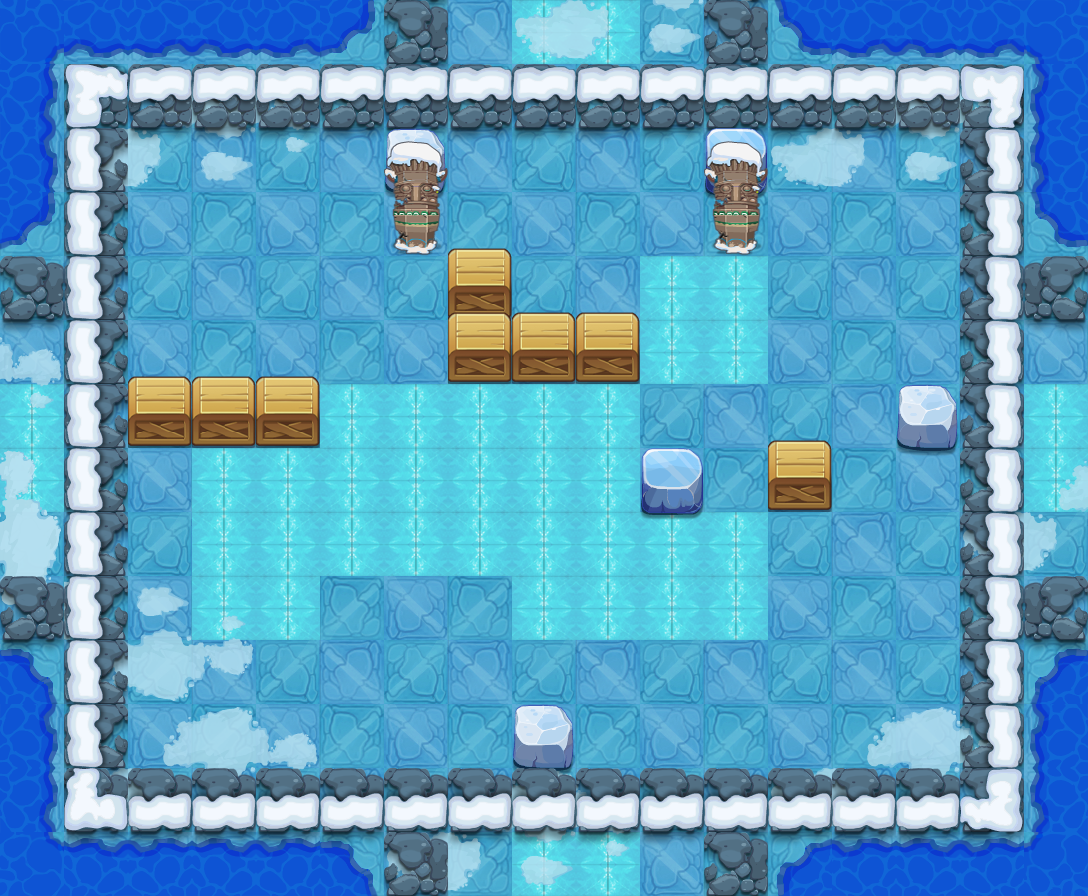

Below is a game level as drawn by its tile map, then a one-line description and the .tmx that defines it (tile-layer data replaced by summaries):
An orthogonal 17x14 tile map with 64x64 px tiles, 12 tile layers (PASS, 块层 2, 块层 17, 块层 16, ...) and 10 objects (6x TRAP, 3x xhdjmr3, PLAYER).

<map version="1.0" orientation="orthogonal" width="17" height="14" tilewidth="64" tileheight="64">
 <properties>
  <property name="DESTRY1" value="96" />
  <property name="DESTRY2" value="98" />
  <property name="DESTRY3" value="219" />
  <property name="DESTRY4" value="119" />
  <property name="DESTRY_COUNT" value="4" />
  <property name="EXP" value="1265" />
  <property name="ITEM" value="D049" />
  <property name="LOSE_SCRIPT" value="" />
  <property name="MONEY" value="1898" />
  <property name="START_SCRIPT" value="" />
  <property name="WIN_SCRIPT" value="" />
 </properties>
 <tileset firstgid="1" name="jdbl2" tilewidth="64" tileheight="64">
  <image source="jdbl2-hd.png" width="1000" height="1000" />
 </tileset>
 <layer name="PASS" width="17" height="14">
  <data>[238 cells, 125 non-empty, 10 distinct tile ids]</data>
 </layer>
 <layer name="块层 2" width="17" height="14">
  <data>[238 cells, 152 non-empty, 13 distinct tile ids]</data>
 </layer>
 <layer name="块层 17" width="17" height="14">
  <data>[238 cells, 42 non-empty, 8 distinct tile ids]</data>
 </layer>
 <layer name="块层 16" width="17" height="14">
  <data>[238 cells, 63 non-empty, 3 distinct tile ids]</data>
 </layer>
 <layer name="块层 3" width="17" height="14">
  <data>[238 cells, 58 non-empty, 1 distinct tile ids]</data>
 </layer>
 <layer name="块层 4" width="17" height="14">
  <data>[238 cells, 50 non-empty, 2 distinct tile ids]</data>
 </layer>
 <layer name="块层 5" width="17" height="14">
  <data>[238 cells, 15 non-empty, 4 distinct tile ids]</data>
 </layer>
 <layer name="SHELTER 6" width="17" height="14">
  <data>[238 cells, 1 non-empty, 1 distinct tile ids]</data>
 </layer>
 <layer name="SHELTER 5" width="17" height="14">
  <data>[238 cells, 3 non-empty, 1 distinct tile ids]</data>
 </layer>
 <layer name="SHELTER 4" width="17" height="14">
  <data>[238 cells, 3 non-empty, 1 distinct tile ids]</data>
 </layer>
 <layer name="SHELTER 3" width="17" height="14">
  <data>[238 cells, 1 non-empty, 1 distinct tile ids]</data>
 </layer>
 <layer name="SHELTER 2" width="17" height="14">
  <data>[238 cells, 2 non-empty, 1 distinct tile ids]</data>
 </layer>
 <objectgroup name="对象层 1" width="34" height="28">
  <object name="PLAYER" type="PLAYER" x="128" y="128" width="64" height="64" />
  <object name="xhdjmr3" x="256" y="640" width="64" height="64">
   <properties>
    <property name="lua_ai" value="monster_xhdjmr_ai" />
    <property name="quality" value="xhdjmr3.quality" />
   </properties>
  </object>
  <object name="xhdjmr3" x="832" y="576" width="64" height="64">
   <properties>
    <property name="lua_ai" value="monster_xhdjmr_ai" />
    <property name="quality" value="xhdjmr3.quality" />
   </properties>
  </object>
  <object name="xhdjmr3" x="512" y="192" width="64" height="64">
   <properties>
    <property name="lua_ai" value="monster_xhdjmr_ai" />
    <property name="quality" value="xhdjmr3.quality" />
   </properties>
  </object>
  <object name="ice_road" type="TRAP" x="192" y="448" width="128" height="192">
   <properties>
    <property name="lua_ai" value="ice_road_ai" />
   </properties>
  </object>
  <object name="ice_road" type="TRAP" x="320" y="384" width="320" height="192">
   <properties>
    <property name="lua_ai" value="ice_road_ai" />
   </properties>
  </object>
  <object name="ice_road" type="TRAP" x="512" y="512" width="256" height="128">
   <properties>
    <property name="lua_ai" value="ice_road_ai" />
   </properties>
  </object>
  <object name="ice_road" type="TRAP" x="640" y="256" width="128" height="128">
   <properties>
    <property name="lua_ai" value="ice_road_ai" />
   </properties>
  </object>
  <object name="zi_dan_left1" type="TRAP" x="832" y="384" width="64" height="64">
   <properties>
    <property name="trap_ani" value="fire_cat_left.actor" />
    <property name="trap_delay" value="2" />
    <property name="trap_id" value="0" />
    <property name="trap_script" value="trap(&quot;zi_dan_left1&quot;):setAtkPower(target(&quot;PLAYER&quot;):getHP()*0.1);trap(&quot;zi_dan_left1&quot;):turnLeft(); trap(&quot;zi_dan_left1&quot;):getAI():getActions():addObject( AIUseSkill:create(   SkillLua:create(&quot;skill_0001&quot;)  )  );" />
    <property name="trap_start_mode" value="2" />
    <property name="trap_state" value="open" />
   </properties>
  </object>
  <object name="zi_dan_right1" type="TRAP" x="128" y="576" width="64" height="64">
   <properties>
    <property name="trap_ani" value="fire_cat_right.actor" />
    <property name="trap_delay" value="2" />
    <property name="trap_id" value="0" />
    <property name="trap_script" value="trap(&quot;zi_dan_right1&quot;):setAtkPower(target(&quot;PLAYER&quot;):getHP()*0.1);trap(&quot;zi_dan_right1&quot;):turnRight(); trap(&quot;zi_dan_right1&quot;):getAI():getActions():addObject( AIUseSkill:create(   SkillLua:create(&quot;skill_0001&quot;)  )  );" />
    <property name="trap_start_mode" value="2" />
    <property name="trap_state" value="open" />
   </properties>
  </object>
 </objectgroup>
</map>
